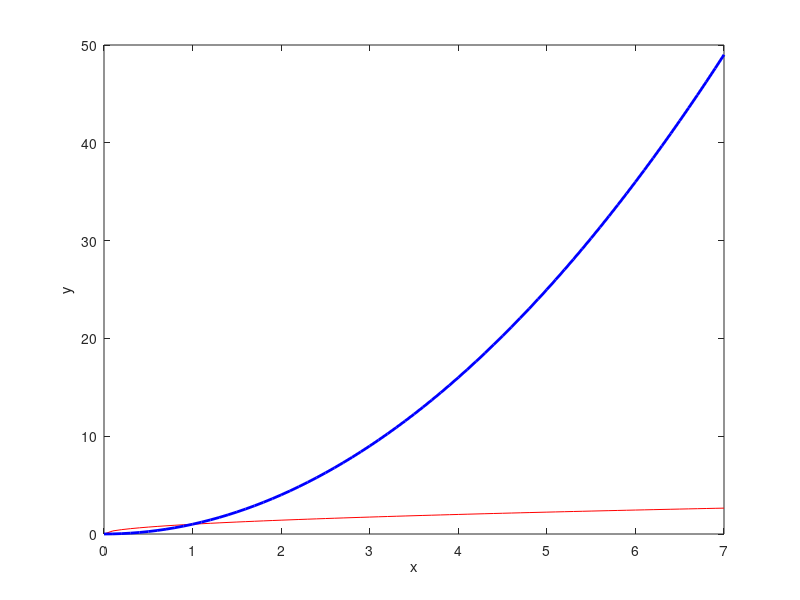

Write the MATLAB code that produced this figure.
% We will plot simple function

% Define a function 
f = @(x) sqrt(x); %FILL IN FUNCTIOn;
g = @(x) x.^2; %FILL IN FUNCTION;
% Define an x interval (On MATLAB the interval is defined as [starting point : increment : ending point]

x = 0:0.1:7;

% Find y values
y1 = f(x);
y2 = g(x);

% Plot function 
plot(x,y1,'r',x,y2,'b','LineWidth',2) 

% Label axes
xlabel('x')
ylabel('y')
